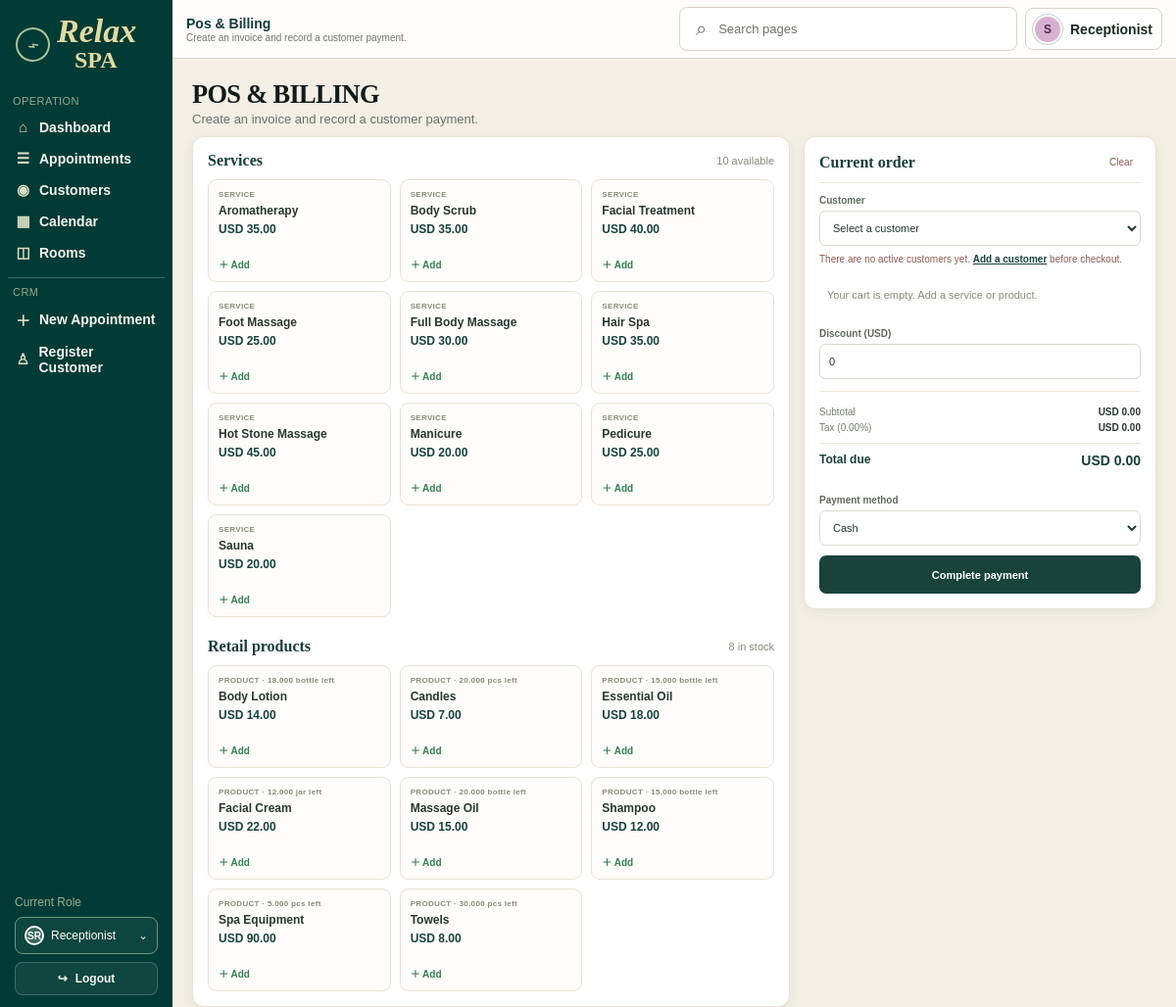
The app's page /?route=pos (signed in) with its own data.
### tables this page shows
CREATE TABLE services (
    id BIGINT UNSIGNED AUTO_INCREMENT PRIMARY KEY,
    category_id BIGINT UNSIGNED NOT NULL,
    service_code VARCHAR(30) NOT NULL UNIQUE,
    name VARCHAR(150) NOT NULL,
    duration_minutes SMALLINT UNSIGNED NOT NULL,
    price DECIMAL(12,2) NOT NULL DEFAULT 0,
    description TEXT NULL,
    image_path VARCHAR(255) NULL,
    status ENUM('active','inactive') NOT NULL DEFAULT 'active',
    created_at TIMESTAMP NOT NULL DEFAULT CURRENT_TIMESTAMP,
    updated_at TIMESTAMP NOT NULL DEFAULT CURRENT_TIMESTAMP ON UPDATE CURRENT_TIMESTAMP,
    CONSTRAINT fk_service_category FOREIGN KEY (category_id)
        REFERENCES service_categories(id) ON UPDATE CASCADE ON DELETE RESTRICT,
    INDEX idx_service_name (name),
    INDEX idx_service_status (status)
);

CREATE TABLE settings (
    id BIGINT UNSIGNED AUTO_INCREMENT PRIMARY KEY,
    setting_key VARCHAR(100) NOT NULL UNIQUE,
    setting_value TEXT NULL,
    setting_type ENUM('text','number','boolean','json') NOT NULL DEFAULT 'text',
    updated_at TIMESTAMP NOT NULL DEFAULT CURRENT_TIMESTAMP ON UPDATE CURRENT_TIMESTAMP
);

CREATE TABLE products (
    id BIGINT UNSIGNED AUTO_INCREMENT PRIMARY KEY,
    product_code VARCHAR(40) NOT NULL UNIQUE,
    name VARCHAR(150) NOT NULL,
    category VARCHAR(100) NULL,
    unit VARCHAR(30) NOT NULL DEFAULT 'pcs',
    cost_price DECIMAL(12,2) NOT NULL DEFAULT 0,
    selling_price DECIMAL(12,2) NOT NULL DEFAULT 0,
    stock_quantity DECIMAL(14,3) NOT NULL DEFAULT 0,
    reorder_level DECIMAL(14,3) NOT NULL DEFAULT 0,
    expiry_date DATE NULL,
    image_path VARCHAR(255) NULL,
    status ENUM('active','inactive') NOT NULL DEFAULT 'active',
    created_at TIMESTAMP NOT NULL DEFAULT CURRENT_TIMESTAMP,
    updated_at TIMESTAMP NOT NULL DEFAULT CURRENT_TIMESTAMP ON UPDATE CURRENT_TIMESTAMP,
    INDEX idx_product_name (name),
    INDEX idx_product_stock (stock_quantity, reorder_level),
    INDEX idx_product_expiry (expiry_date)
);

### app/Controllers/BillingController.php (called while the page is built, shortened)
<?php
require_once __DIR__ . '/../Models/Invoice.php';
require_once __DIR__ . '/../../config/database.php';
final class BillingController
{
    public function index(): void
    {
        $invoiceModel = new Invoice(Database::connection());
        $catalog = $invoiceModel->catalog();
        $taxPercent = $invoiceModel->taxPercent();
        $currencyQuery = Database::connection()->prepare(
            "SELECT setting_value FROM settings WHERE setting_key = 'currency' LIMIT 1"
        );
        $currencyQuery->execute();
        $currency = (string) ($currencyQuery->fetchColumn() ?: 'USD');
        require __DIR__ . '/../Views/billing/inoice.php';
    }
}

### config/database.php (called while the page is built, shortened)
<?php
require_once __DIR__ . '/config.php';
final class Database
{
    private static ?PDO $connection = null;
    public static function connection(): PDO
    {
        if (self::$connection instanceof PDO) {
            return self::$connection;
        }
        $host = '127.0.0.1';
        $port = '3306';
        $db   = 'spa_management';
        $user = 'root';
        $pass = '';
        $dsn = "mysql:host={$host};port={$port};dbname={$db};charset=utf8mb4";
        self::$connection = new PDO(
            $dsn,
            $user,
            $pass,
            [
                PDO::ATTR_ERRMODE => PDO::ERRMODE_EXCEPTION,
                PDO::ATTR_DEFAULT_FETCH_MODE => PDO::FETCH_ASSOC,
                PDO::ATTR_EMULATE_PREPARES => false,
            ]
        );
        return self::$connection;
    }
}

### app/Models/Invoice.php (called while the page is built, shortened)
<?php
final class Invoice
{
    public function taxPercent(): float
    {
        $statement = $this->db->prepare(
            "SELECT setting_value FROM settings WHERE setting_key = 'tax_percent' LIMIT 1"
        );
        $statement->execute();
        $taxPercent = $statement->fetchColumn();
        return $taxPercent !== false && is_numeric($taxPercent)
            ? max(0, min(100, (float) $taxPercent))
            : 0.0;
    }
}

### app/Views/billing/inoice.php (the view, shortened to what this page needs)
<?php
$user = $_SESSION['user'] ?? [];
$userName = (string) ($user['full_name'] ?? $user['username'] ?? 'User');
$userInitials = strtoupper(substr($userName, 0, 1));
$money = static fn (float $amount): string => e($currency) . ' ' . number_format($amount, 2);
?>
<!doctype html>
<html lang="en">
<head>
    <link rel="stylesheet" href="<?= e(APP_URL) ?>/public/css/style.css?v=<?= e(asset_version('public/css/style.css')) ?>">
</head>
<body class="dashboard-page">
    <div class="dashboard-shell">
        <aside class="sidebar">
            <div class="brand-block">
                <div class="brand-mark">
                    <span class="brand-leaf">⌁</span>
                    <div class="brand-text"><div class="brand-name">Relax</div><div class="brand-subtitle">SPA</div></div>
                </div>
            </div>
            <nav class="sidebar-menu">
                <div class="nav-section">
                    <a class="nav-item" href="<?= e(APP_URL) ?>/?route=dashboard"><span class="nav-icon">⌂</span><span>Dashboard</span></a>
                    <a class="nav-item" href="<?= e(APP_URL) ?>/?route=appointments"><span class="nav-icon">☰</span><span>Appointments</span></a>
                    <a class="nav-item" href="<?= e(APP_URL) ?>/?route=calendar"><span class="nav-icon">▦</span><span>Calendar</span></a>
                    <a class="nav-item" href="<?= e(APP_URL) ?>/?route=rooms"><span class="nav-icon">◫</span><span>Rooms</span></a>
                    <a class="nav-item" href="<?= e(APP_URL) ?>/?route=customers"><span class="nav-icon">◉</span><span>Customers</span></a>
                </div>
            </nav>
            <?= sidebar_role_footer() ?>
        </aside>
        <main class="main-panel">
            <header class="topbar">
                <div class="topbar-left"><div class="welcome-text">Welcome back, <?= e($userName) ?>!</div></div>
                <div class="topbar-actions">
                    <div class="search-box"><span class="search-icon">⌕</span><span>Search</span></div>
                    <div class="user-chip"><?= profile_avatar($user, 'user-name', $userInitials) ?><span class="user-role"><?= e(role_label((string) ($user['role'] ?? 'staff'))) ?></span></div>
                </div>
            </header>
            <div class="content-wrap pos-page">
                <div class="page-heading">
                    <div><h1 class="page-title">POS &amp; BILLING</h1><div class="page-date">Create an invoice and record a customer payment.</div></div>
                </div>
                <div class="pos-layout">
                    <section class="pos-catalog">
                        <div class="pos-section-heading">
                            <h2>Services</h2>
                            <span><?= count($catalog['services']) ?> available</span>
                        </div>
                        <div class="pos-item-grid">
                            <?php foreach ($catalog['services'] as $item): ?>
                                <?php $itemData = ['type' => 'service', 'id' => (int) $item['id'], 'name' => (string) $item['name'], 'price' => (float) $item['unit_price']]; ?>
                                <button class="pos-item-card" type="button" data-item="<?= e((string) json_encode($itemData, JSON_HEX_APOS | JSON_HEX_QUOT | JSON_HEX_AMP | JSON_HEX_TAG)) ?>">
                                    <span class="pos-item-type">SERVICE</span>
                                    <strong><?= e((string) $item['name']) ?></strong>
                                    <span><?= e($money((float) $item['unit_price'])) ?></span>
                                    <span class="pos-add-label">＋ Add</span>
                                </button>
                            <?php endforeach; ?>
                        </div>
                        <div class="pos-section-heading products-heading">
                            <h2>Retail products</h2>
                            <span><?= count($catalog['products']) ?> in stock</span>
                        </div>
                        <div class="pos-item-grid">
                            <?php foreach ($catalog['products'] as $item): ?>
                                <?php $itemData = ['type' => 'product', 'id' => (int) $item['id'], 'name' => (string) $item['name'], 'price' => (float) $item['unit_price'], 'stock' => (float) $item['stock_quantity'], 'unit' => (string) $item['unit']]; ?>
                                <button class="pos-item-card" type="button" data-item="<?= e((string) json_encode($itemData, JSON_HEX_APOS | JSON_HEX_QUOT | JSON_HEX_AMP | JSON_HEX_TAG)) ?>">
                                    <span class="pos-item-type">PRODUCT · <?= e((string) $item['stock_quantity']) ?> <?= e((string) $item['unit']) ?> left</span>
                                    <strong><?= e((string) $item['name']) ?></strong>
                                    <span><?= e($money((float) $item['unit_price'])) ?></span>
                                    <span class="pos-add-label">＋ Add</span>
                                </button>
                            <?php endforeach; ?>
                        </div>
                    </section>
                    <form class="pos-cart" method="post" action="<?= e(APP_URL) ?>/?route=pos" id="pos-checkout">
                        <div class="pos-cart-heading"><h2>Current order</h2><button class="pos-clear" type="button" id="pos-clear">Clear</button></div>
                        <label class="pos-field-label" for="pos-customer">Customer</label>
                        <select id="pos-customer" name="customer_id" required>
                            <option value="">Select a customer</option>
                        </select>
                        <?php if ($catalog['customers'] === []): ?>
                            <p class="pos-customer-empty">There are no active customers yet. <a href="<?= e(APP_URL) ?>/?route=customers">Add a customer</a> before checkout.</p>
                        <?php endif; ?>
                        <div class="pos-cart-items" id="pos-cart-items" aria-live="polite">
                            <p class="pos-empty" id="pos-cart-empty">Your cart is empty. Add a service or product.</p>
                        </div>
                        <label class="pos-field-label" for="pos-discount">Discount (<?= e($currency) ?>)</label>
                        <input id="pos-discount" name="discount_amount" type="number" min="0" step="0.01" value="0">
                        <div class="pos-totals">
                            <div><span>Subtotal</span><strong id="pos-subtotal"><?= e($money(0)) ?></strong></div>
                            <div><span>Tax (<?= e(number_format($taxPercent, 2)) ?>%)</span><strong id="pos-tax"><?= e($money(0)) ?></strong></div>
                            <div class="pos-grand-total"><span>Total due</span><strong id="pos-total"><?= e($money(0)) ?></strong></div>
                        </div>
                        <label class="pos-field-label" for="pos-payment-method">Payment method</label>
                        <select id="pos-payment-method" name="payment_method" required>
                            <option value="cash">Cash</option>
                        </select>
                        <button class="pos-checkout-button" type="submit">Complete payment</button>
                    </form>
                </div>
            </div>
        </main>
    </div>
</body>
</html>

### records on screen
services: name "Aromatherapy", price.setting_value "USD 35.00"
services: name "Body Scrub", price.setting_value "USD 35.00"
services: name "Facial Treatment", price.setting_value "USD 40.00"
services: name "Foot Massage", price.setting_value "USD 25.00"
services: name "Full Body Massage", price.setting_value "USD 30.00"
services: name "Hair Spa", price.setting_value "USD 35.00"
services: name "Hot Stone Massage", price.setting_value "USD 45.00"
services: name "Manicure", price.setting_value "USD 20.00"
services: name "Pedicure", price.setting_value "USD 25.00"
services: name "Sauna", price.setting_value "USD 20.00"
products: stock_quantity "18.000", unit "bottle", name "Body Lotion", selling_price.setting_value "USD 14.00"
products: stock_quantity "20.000", unit "pcs", name "Candles", selling_price.setting_value "USD 7.00"
products: stock_quantity "15.000", unit "bottle", name "Essential Oil", selling_price.setting_value "USD 18.00"
products: stock_quantity "12.000", unit "jar", name "Facial Cream", selling_price.setting_value "USD 22.00"
products: stock_quantity "20.000", unit "bottle", name "Massage Oil", selling_price.setting_value "USD 15.00"
products: stock_quantity "15.000", unit "bottle", name "Shampoo", selling_price.setting_value "USD 12.00"
products: stock_quantity "5.000", unit "pcs", name "Spa Equipment", selling_price.setting_value "USD 90.00"
products: stock_quantity "30.000", unit "pcs", name "Towels", selling_price.setting_value "USD 8.00"
settings: setting_value "USD"
settings: setting_value "0.00"

### other values on screen
$fallback "SR S"
$role "Receptionist"
role_label((string) ($user['role'] ?? 'staff')) "Receptionist"
count($catalog['services']) "10"
count($catalog['products']) "8"
